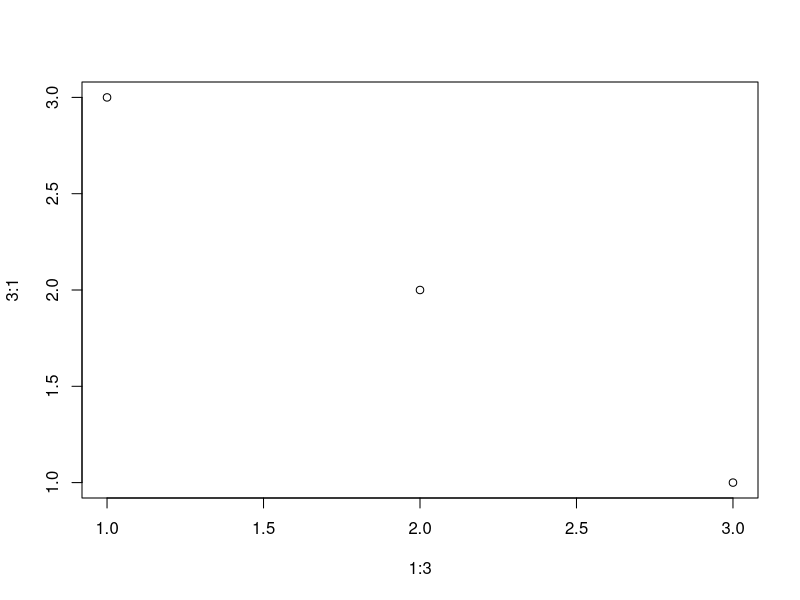

Generate this figure with R:
## ---- chunk 1

## ---- chunk 2
plot(1:3, 3:1)
## ---- chunk 3

## ---- chunk 4

## ---- chunk 5

## ---- chunk 6

